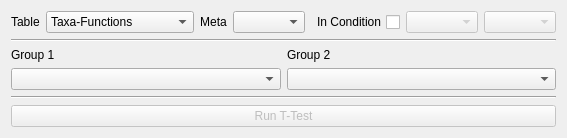
              <widget class="QWidget" name="tab_3">
               <attribute name="title">
                <string>T-TEST</string>
               </attribute>
               <layout class="QGridLayout" name="gridLayout_13">
                <item row="2" column="0" colspan="2">
                 <layout class="QHBoxLayout" name="horizontalLayout_38">
                  <item>
                   <widget class="QLabel" name="label_36">
                    <property name="sizePolicy">
                     <sizepolicy hsizetype="Fixed" vsizetype="Fixed">
                      <horstretch>0</horstretch>
                      <verstretch>0</verstretch>
                     </sizepolicy>
                    </property>
                    <property name="text">
                     <string>Table</string>
                    </property>
                   </widget>
                  </item>
                  <item>
                   <widget class="QComboBox" name="comboBox_table_for_ttest">
                    <item>
                     <property name="text">
                      <string>Taxa-Functions</string>
                     </property>
                    </item>
                    <item>
                     <property name="text">
                      <string>Taxa</string>
                     </property>
                    </item>
                    <item>
                     <property name="text">
                      <string>Functions</string>
                     </property>
                    </item>
                    <item>
                     <property name="text">
                      <string>peptides</string>
                     </property>
                    </item>
                    <item>
                     <property name="text">
                      <string>Significant Taxa-Func</string>
                     </property>
                    </item>
                   </widget>
                  </item>
                  <item>
                   <widget class="QLabel" name="label_103">
                    <property name="sizePolicy">
                     <sizepolicy hsizetype="Fixed" vsizetype="Fixed">
                      <horstretch>0</horstretch>
                      <verstretch>0</verstretch>
                     </sizepolicy>
                    </property>
                    <property name="text">
                     <string>Meta</string>
                    </property>
                    <property name="alignment">
                     <set>Qt::AlignCenter</set>
                    </property>
                   </widget>
                  </item>
                  <item>
                   <widget class="QComboBox" name="comboBox_ttest_meta"/>
                  </item>
                  <item>
                   <widget class="QCheckBox" name="checkBox_ttest_in_condition">
                    <property name="sizePolicy">
                     <sizepolicy hsizetype="Preferred" vsizetype="Fixed">
                      <horstretch>0</horstretch>
                      <verstretch>0</verstretch>
                     </sizepolicy>
                    </property>
                    <property name="layoutDirection">
                     <enum>Qt::RightToLeft</enum>
                    </property>
                    <property name="text">
                     <string>In Condition</string>
                    </property>
                   </widget>
                  </item>
                  <item>
                   <widget class="QComboBox" name="comboBox_ttest_condition_meta">
                    <property name="enabled">
                     <bool>false</bool>
                    </property>
                   </widget>
                  </item>
                  <item>
                   <layout class="QHBoxLayout" name="horizontalLayout_70">
                    <item>
                     <widget class="QComboBox" name="comboBox_ttest_condition_group">
                      <property name="enabled">
                       <bool>false</bool>
                      </property>
                     </widget>
                    </item>
                   </layout>
                  </item>
                 </layout>
                </item>
                <item row="9" column="0" colspan="2">
                 <widget class="QPushButton" name="pushButton_ttest">
                  <property name="enabled">
                   <bool>false</bool>
                  </property>
                  <property name="sizePolicy">
                   <sizepolicy hsizetype="Minimum" vsizetype="Fixed">
                    <horstretch>0</horstretch>
                    <verstretch>0</verstretch>
                   </sizepolicy>
                  </property>
                  <property name="text">
                   <string>Run T-Test</string>
                  </property>
                 </widget>
                </item>
                <item row="8" column="0" colspan="2">
                 <widget class="Line" name="line_22">
                  <property name="orientation">
                   <enum>Qt::Horizontal</enum>
                  </property>
                 </widget>
                </item>
                <item row="3" column="0" colspan="2">
                 <widget class="Line" name="line_21">
                  <property name="orientation">
                   <enum>Qt::Horizontal</enum>
                  </property>
                 </widget>
                </item>
                <item row="5" column="0" colspan="2">
                 <layout class="QGridLayout" name="gridLayout_64">
                  <item row="0" column="1">
                   <widget class="QLabel" name="label_52">
                    <property name="sizePolicy">
                     <sizepolicy hsizetype="Preferred" vsizetype="Fixed">
                      <horstretch>0</horstretch>
                      <verstretch>0</verstretch>
                     </sizepolicy>
                    </property>
                    <property name="text">
                     <string>Group 2</string>
                    </property>
                   </widget>
                  </item>
                  <item row="0" column="0">
                   <widget class="QLabel" name="label_42">
                    <property name="sizePolicy">
                     <sizepolicy hsizetype="Preferred" vsizetype="Fixed">
                      <horstretch>0</horstretch>
                      <verstretch>0</verstretch>
                     </sizepolicy>
                    </property>
                    <property name="text">
                     <string>Group 1</string>
                    </property>
                   </widget>
                  </item>
                  <item row="1" column="0">
                   <widget class="QComboBox" name="comboBox_ttest_group1">
                    <property name="sizePolicy">
                     <sizepolicy hsizetype="Preferred" vsizetype="Fixed">
                      <horstretch>0</horstretch>
                      <verstretch>0</verstretch>
                     </sizepolicy>
                    </property>
                   </widget>
                  </item>
                  <item row="1" column="1">
                   <widget class="QComboBox" name="comboBox_ttest_group2">
                    <property name="sizePolicy">
                     <sizepolicy hsizetype="Preferred" vsizetype="Fixed">
                      <horstretch>0</horstretch>
                      <verstretch>0</verstretch>
                     </sizepolicy>
                    </property>
                   </widget>
                  </item>
                 </layout>
                </item>
               </layout>
              </widget>
